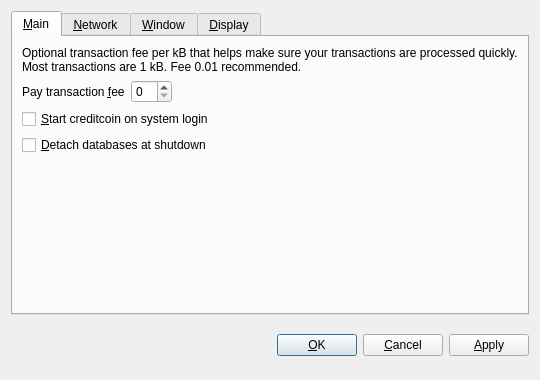
<?xml version="1.0" encoding="UTF-8"?>
<ui version="4.0">
 <class>OptionsDialog</class>
 <widget class="QDialog" name="OptionsDialog">
  <property name="geometry">
   <rect>
    <x>0</x>
    <y>0</y>
    <width>540</width>
    <height>380</height>
   </rect>
  </property>
  <property name="windowTitle">
   <string>Options</string>
  </property>
  <property name="modal">
   <bool>true</bool>
  </property>
  <layout class="QVBoxLayout" name="verticalLayout">
   <item>
    <widget class="QTabWidget" name="tabWidget">
     <property name="tabPosition">
      <enum>QTabWidget::North</enum>
     </property>
     <property name="currentIndex">
      <number>0</number>
     </property>
     <widget class="QWidget" name="tabMain">
      <attribute name="title">
       <string>&amp;Main</string>
      </attribute>
      <layout class="QVBoxLayout" name="verticalLayout_Main">
       <item>
        <widget class="QLabel" name="transactionFeeInfoLabel">
         <property name="text">
          <string>Optional transaction fee per kB that helps make sure your transactions are processed quickly. Most transactions are 1 kB. Fee 0.01 recommended.</string>
         </property>
         <property name="textFormat">
          <enum>Qt::PlainText</enum>
         </property>
         <property name="wordWrap">
          <bool>true</bool>
         </property>
        </widget>
       </item>
       <item>
        <layout class="QHBoxLayout" name="horizontalLayout_Main">
         <item>
          <widget class="QLabel" name="transactionFeeLabel">
           <property name="text">
            <string>Pay transaction &amp;fee</string>
           </property>
           <property name="textFormat">
            <enum>Qt::PlainText</enum>
           </property>
           <property name="buddy">
            <cstring>transactionFee</cstring>
           </property>
          </widget>
         </item>
         <item>
          <widget class="BitcoinAmountField" name="transactionFee"/>
         </item>
         <item>
          <spacer name="horizontalSpacer_Main">
           <property name="orientation">
            <enum>Qt::Horizontal</enum>
           </property>
           <property name="sizeHint" stdset="0">
            <size>
             <width>40</width>
             <height>20</height>
            </size>
           </property>
          </spacer>
         </item>
        </layout>
       </item>
       <item>
        <widget class="QCheckBox" name="bitcoinAtStartup">
         <property name="toolTip">
          <string>Automatically start creditcoin after logging in to the system.</string>
         </property>
         <property name="text">
          <string>&amp;Start creditcoin on system login</string>
         </property>
        </widget>
       </item>
       <item>
        <widget class="QCheckBox" name="detachDatabases">
         <property name="toolTip">
          <string>Detach block and address databases at shutdown. This means they can be moved to another data directory, but it slows down shutdown. The wallet is always detached.</string>
         </property>
         <property name="text">
          <string>&amp;Detach databases at shutdown</string>
         </property>
        </widget>
       </item>
       <item>
        <spacer name="verticalSpacer_Main">
         <property name="orientation">
          <enum>Qt::Vertical</enum>
         </property>
         <property name="sizeHint" stdset="0">
          <size>
           <width>20</width>
           <height>40</height>
          </size>
         </property>
        </spacer>
       </item>
      </layout>
     </widget>
     <widget class="QWidget" name="tabNetwork">
      <attribute name="title">
       <string>&amp;Network</string>
      </attribute>
      <layout class="QVBoxLayout" name="verticalLayout_Network">
       <item>
        <widget class="QCheckBox" name="mapPortUpnp">
         <property name="toolTip">
          <string>Automatically open the creditcoin client port on the router. This only works when your router supports UPnP and it is enabled.</string>
         </property>
         <property name="text">
          <string>Map port using &amp;UPnP</string>
         </property>
        </widget>
       </item>
       <item>
        <widget class="QCheckBox" name="connectSocks">
         <property name="toolTip">
          <string>Connect to the creditcoin network through a SOCKS proxy (e.g. when connecting through Tor).</string>
         </property>
         <property name="text">
          <string>&amp;Connect through SOCKS proxy:</string>
         </property>
        </widget>
       </item>
       <item>
        <layout class="QHBoxLayout" name="horizontalLayout_Network">
         <item>
          <widget class="QLabel" name="proxyIpLabel">
           <property name="text">
            <string>Proxy &amp;IP:</string>
           </property>
           <property name="textFormat">
            <enum>Qt::PlainText</enum>
           </property>
           <property name="buddy">
            <cstring>proxyIp</cstring>
           </property>
          </widget>
         </item>
         <item>
          <widget class="QValidatedLineEdit" name="proxyIp">
           <property name="maximumSize">
            <size>
             <width>140</width>
             <height>16777215</height>
            </size>
           </property>
           <property name="toolTip">
            <string>IP address of the proxy (e.g. 127.0.0.1)</string>
           </property>
          </widget>
         </item>
         <item>
          <widget class="QLabel" name="proxyPortLabel">
           <property name="text">
            <string>&amp;Port:</string>
           </property>
           <property name="textFormat">
            <enum>Qt::PlainText</enum>
           </property>
           <property name="buddy">
            <cstring>proxyPort</cstring>
           </property>
          </widget>
         </item>
         <item>
          <widget class="QLineEdit" name="proxyPort">
           <property name="maximumSize">
            <size>
             <width>55</width>
             <height>16777215</height>
            </size>
           </property>
           <property name="toolTip">
            <string>Port of the proxy (e.g. 9050)</string>
           </property>
          </widget>
         </item>
         <item>
          <widget class="QLabel" name="socksVersionLabel">
           <property name="text">
            <string>SOCKS &amp;Version:</string>
           </property>
           <property name="textFormat">
            <enum>Qt::PlainText</enum>
           </property>
           <property name="buddy">
            <cstring>socksVersion</cstring>
           </property>
          </widget>
         </item>
         <item>
          <widget class="QValueComboBox" name="socksVersion">
           <property name="toolTip">
            <string>SOCKS version of the proxy (e.g. 5)</string>
           </property>
          </widget>
         </item>
         <item>
          <spacer name="horizontalSpacer_Network">
           <property name="orientation">
            <enum>Qt::Horizontal</enum>
           </property>
           <property name="sizeHint" stdset="0">
            <size>
             <width>40</width>
             <height>20</height>
            </size>
           </property>
          </spacer>
         </item>
        </layout>
       </item>
       <item>
        <spacer name="verticalSpacer_Network">
         <property name="orientation">
          <enum>Qt::Vertical</enum>
         </property>
         <property name="sizeHint" stdset="0">
          <size>
           <width>20</width>
           <height>40</height>
          </size>
         </property>
        </spacer>
       </item>
      </layout>
     </widget>
     <widget class="QWidget" name="tabWindow">
      <attribute name="title">
       <string>&amp;Window</string>
      </attribute>
      <layout class="QVBoxLayout" name="verticalLayout_Window">
       <item>
        <widget class="QCheckBox" name="minimizeToTray">
         <property name="toolTip">
          <string>Show only a tray icon after minimizing the window.</string>
         </property>
         <property name="text">
          <string>&amp;Minimize to the tray instead of the taskbar</string>
         </property>
        </widget>
       </item>
       <item>
        <widget class="QCheckBox" name="minimizeOnClose">
         <property name="toolTip">
          <string>Minimize instead of exit the application when the window is closed. When this option is enabled, the application will be closed only after selecting Quit in the menu.</string>
         </property>
         <property name="text">
          <string>M&amp;inimize on close</string>
         </property>
        </widget>
       </item>
       <item>
        <spacer name="verticalSpacer_Window">
         <property name="orientation">
          <enum>Qt::Vertical</enum>
         </property>
         <property name="sizeHint" stdset="0">
          <size>
           <width>20</width>
           <height>40</height>
          </size>
         </property>
        </spacer>
       </item>
      </layout>
     </widget>
     <widget class="QWidget" name="tabDisplay">
      <attribute name="title">
       <string>&amp;Display</string>
      </attribute>
      <layout class="QVBoxLayout" name="verticalLayout_Display">
       <item>
        <layout class="QHBoxLayout" name="horizontalLayout_1_Display">
         <item>
          <widget class="QLabel" name="langLabel">
           <property name="text">
            <string>User Interface &amp;language:</string>
           </property>
           <property name="textFormat">
            <enum>Qt::PlainText</enum>
           </property>
           <property name="buddy">
            <cstring>lang</cstring>
           </property>
          </widget>
         </item>
         <item>
          <widget class="QValueComboBox" name="lang">
           <property name="toolTip">
            <string>The user interface language can be set here. This setting will take effect after restarting creditcoin.</string>
           </property>
          </widget>
         </item>
        </layout>
       </item>
       <item>
        <layout class="QHBoxLayout" name="horizontalLayout_2_Display">
         <item>
          <widget class="QLabel" name="unitLabel">
           <property name="text">
            <string>&amp;Unit to show amounts in:</string>
           </property>
           <property name="textFormat">
            <enum>Qt::PlainText</enum>
           </property>
           <property name="buddy">
            <cstring>unit</cstring>
           </property>
          </widget>
         </item>
         <item>
          <widget class="QValueComboBox" name="unit">
           <property name="toolTip">
            <string>Choose the default subdivision unit to show in the interface and when sending coins.</string>
           </property>
          </widget>
         </item>
        </layout>
       </item>
       <item>
        <widget class="QCheckBox" name="displayAddresses">
         <property name="toolTip">
          <string>Whether to show creditcoin addresses in the transaction list or not.</string>
         </property>
         <property name="text">
          <string>&amp;Display addresses in transaction list</string>
         </property>
        </widget>
       </item>
       <item>
        <spacer name="verticalSpacer_Display">
         <property name="orientation">
          <enum>Qt::Vertical</enum>
         </property>
         <property name="sizeHint" stdset="0">
          <size>
           <width>20</width>
           <height>40</height>
          </size>
         </property>
        </spacer>
       </item>
      </layout>
     </widget>
    </widget>
   </item>
   <item>
    <layout class="QHBoxLayout" name="horizontalLayout_Buttons">
     <item>
      <spacer name="horizontalSpacer_1">
       <property name="orientation">
        <enum>Qt::Horizontal</enum>
       </property>
       <property name="sizeHint" stdset="0">
        <size>
         <width>40</width>
         <height>48</height>
        </size>
       </property>
      </spacer>
     </item>
     <item>
      <widget class="QLabel" name="statusLabel">
       <property name="font">
        <font>
         <weight>75</weight>
         <bold>true</bold>
        </font>
       </property>
       <property name="text">
        <string/>
       </property>
       <property name="textFormat">
        <enum>Qt::PlainText</enum>
       </property>
       <property name="wordWrap">
        <bool>true</bool>
       </property>
      </widget>
     </item>
     <item>
      <spacer name="horizontalSpacer_2">
       <property name="orientation">
        <enum>Qt::Horizontal</enum>
       </property>
       <property name="sizeHint" stdset="0">
        <size>
         <width>40</width>
         <height>48</height>
        </size>
       </property>
      </spacer>
     </item>
     <item>
      <widget class="QPushButton" name="okButton">
       <property name="text">
        <string>&amp;OK</string>
       </property>
      </widget>
     </item>
     <item>
      <widget class="QPushButton" name="cancelButton">
       <property name="text">
        <string>&amp;Cancel</string>
       </property>
       <property name="autoDefault">
        <bool>false</bool>
       </property>
      </widget>
     </item>
     <item>
      <widget class="QPushButton" name="applyButton">
       <property name="text">
        <string>&amp;Apply</string>
       </property>
       <property name="autoDefault">
        <bool>false</bool>
       </property>
      </widget>
     </item>
    </layout>
   </item>
  </layout>
 </widget>
 <customwidgets>
  <customwidget>
   <class>BitcoinAmountField</class>
   <extends>QSpinBox</extends>
   <header>bitcoinamountfield.h</header>
  </customwidget>
  <customwidget>
   <class>QValueComboBox</class>
   <extends>QComboBox</extends>
   <header>qvaluecombobox.h</header>
  </customwidget>
  <customwidget>
   <class>QValidatedLineEdit</class>
   <extends>QLineEdit</extends>
   <header>qvalidatedlineedit.h</header>
  </customwidget>
 </customwidgets>
 <resources/>
 <connections/>
</ui>
